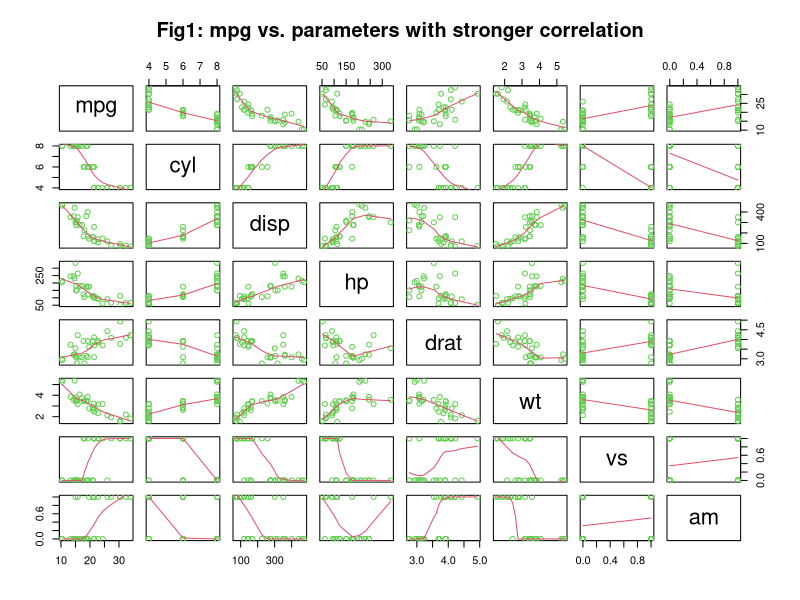
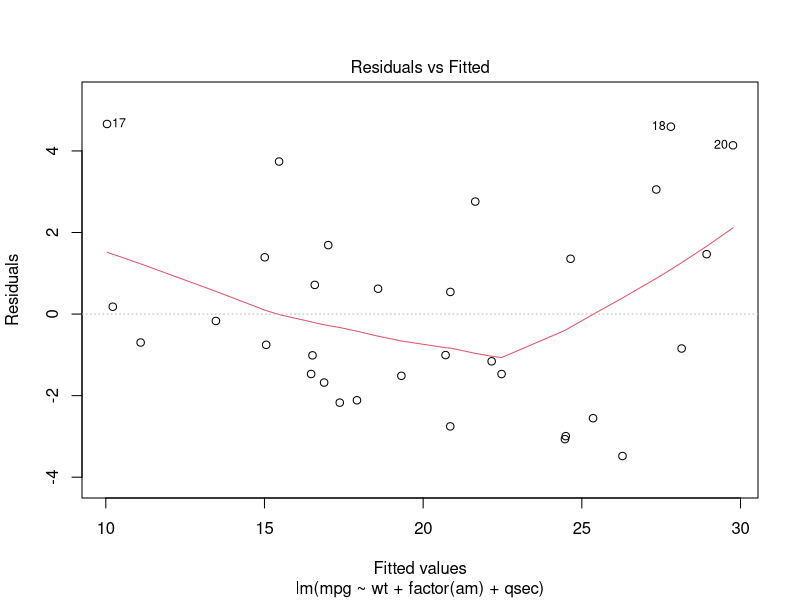
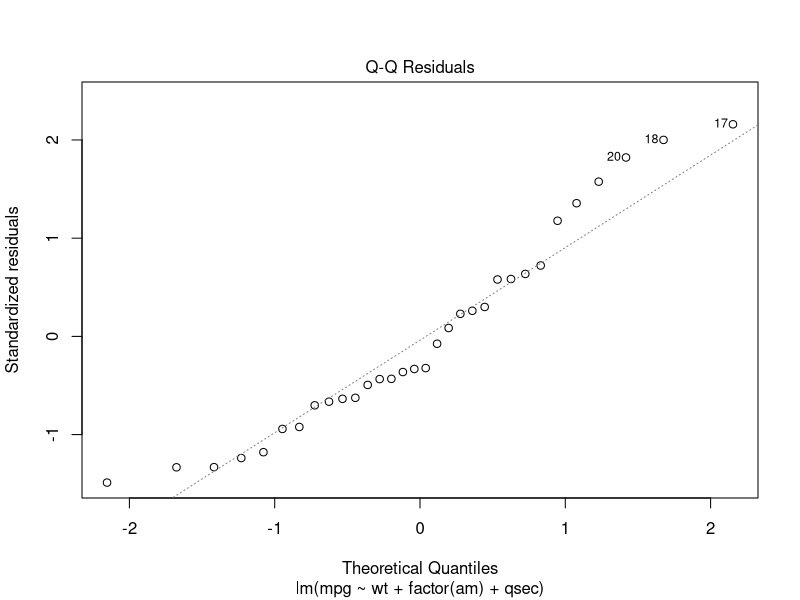

Generate these figures, in order, with R:
## ---- chunk 1
attach(mtcars)
head(mtcars,5)
sapply(mtcars,function(x) cor(mpg,x))
## ---- chunk 2
library(stats)
library(graphics)
# pairs(mtcars[c('mpg','cyl','disp','hp','drat','wt','vs','am')], panel=panel.smooth,
#       main='Fig1: mpg vs. parameters with stronger correlation', col = 3)
## ---- chunk 3
lm1 <- lm(mpg ~ factor(am))
summary(lm1)$coef ; print(c('R-squared',round(summary(lm1)$r.sq,2)))
## ---- chunk 4
lm2 <- lm(mpg ~ factor(am) + wt)
summary(lm2)$coef; print(c('R-squared',round(summary(lm2)$r.sq,2)))
## ---- chunk 5
lm3 <- lm(mpg ~ factor(am) + wt + factor(cyl))
summary(lm3)$coef; print(c('R-squared',round(summary(lm3)$r.sq,2)))

anova(lm2,lm3)
## ---- chunk 6
full.model <- lm(mpg ~ ., data=mtcars)
stepSolution <- step(full.model, direction="backward")

best.model <- stepSolution$call
best.model
## ---- chunk 7
lm.best <- lm(mpg ~ wt + factor(am) + qsec)
summary(lm.best)$coef;print(c('R-squared',round(summary(lm.best)$r.sq,2)))
## ---- chunk 8
# plot(lm.best,which=1)
## ---- chunk 9
# plot(lm.best,which=2)
## ---- chunk 10
attach(mtcars)
head(mtcars,5)
sapply(mtcars,function(x) cor(mpg,x))
## ---- chunk 11
library(stats)
library(graphics)
pairs(mtcars[c('mpg','cyl','disp','hp','drat','wt','vs','am')], panel=panel.smooth,
      main='Fig1: mpg vs. parameters with stronger correlation', col = 3)
## ---- chunk 12
lm1 <- lm(mpg ~ factor(am))
summary(lm1)$coef ; print(c('R-squared',round(summary(lm1)$r.sq,2)))
## ---- chunk 13
lm2 <- lm(mpg ~ factor(am) + wt)
summary(lm2)$coef; print(c('R-squared',round(summary(lm2)$r.sq,2)))
## ---- chunk 14
lm3 <- lm(mpg ~ factor(am) + wt + factor(cyl))
summary(lm3)$coef; print(c('R-squared',round(summary(lm3)$r.sq,2)))

anova(lm2,lm3)
## ---- chunk 15
full.model <- lm(mpg ~ ., data=mtcars)
stepSolution <- step(full.model, direction="backward")

best.model <- stepSolution$call
best.model
## ---- chunk 16
lm.best <- lm(mpg ~ wt + factor(am) + qsec)
summary(lm.best)$coef;print(c('R-squared',round(summary(lm.best)$r.sq,2)))
## ---- chunk 17
plot(lm.best,which=1)
## ---- chunk 18
plot(lm.best,which=2)
